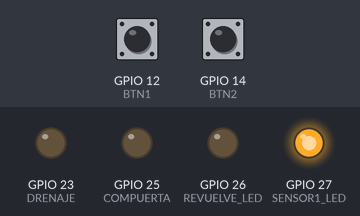
This sketch was run on a simulated ESP32. On the bench: output pins drawn as LEDs (lit = HIGH). Dashed ring = blinking. Inputs (shaded band) come from the test bench; at power-on: GPIO 12 (BTN1) HIGH, GPIO 14 (BTN2) HIGH. What the sketch prints to the serial monitor is not drawn.

Above: at 1.2 s.
1.3 s: GPIO 12 (BTN1) pulled LOW for 1 s
At 2.3 s:
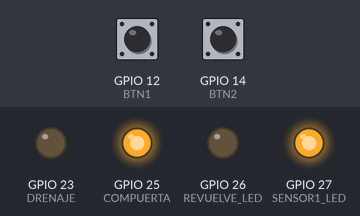
5.3 s: GPIO 14 (BTN2) pulled LOW for 1 s
At 8.1 s:
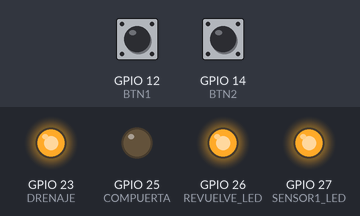
8.2 s: GPIO 14 (BTN2) pulled LOW for 3.2 s
At 10.0 s:
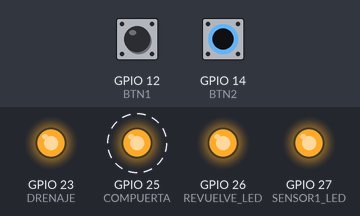
14.4 s: GPIO 12 (BTN1) pulled LOW for 3.2 s
At 21.0 s:
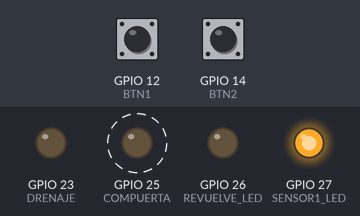
Timing chart, 0 to 21.6 s (numbered marks = the images above; inputs shaded):
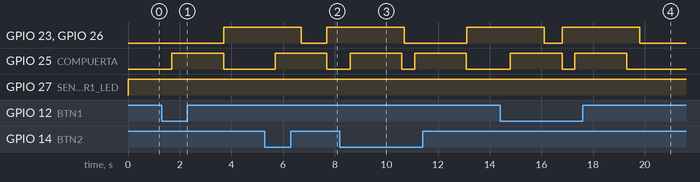

Measured:
- after the input at 1.3 s, GPIO 23 (DRENAJE), GPIO 26 (REVUELVE_LED): LOW → HIGH after 2.4 s; GPIO 25 (COMPUERTA): LOW → HIGH after 0.40 s, → LOW 2.0 s later
- after the input at 5.3 s, GPIO 25 (COMPUERTA): LOW → HIGH after 0.40 s, → LOW 2.0 s later
- after the input at 8.2 s, GPIO 25 (COMPUERTA): alternates HIGH for 2.0 s and LOW for 0.50 s, starting after 0.40 s
- after the input at 14.4 s, GPIO 25 (COMPUERTA): alternates HIGH for 2.0 s and LOW for 0.50 s, starting after 0.40 s

The sketch:

mesclador.ino
```cpp
/*
  Actividad 01 - Secuencia de mezclado

  Programa que simula un sistema de mezclado con FreeRTOS. Usa tareas para controlar
  el llenado y vaciado de una cabina según el peso medido por una báscula. Los botones
  aumentan el peso, la compuerta se abre al llegar a 100 kg y luego la cabina se drena,
  mostrando cada etapa con LEDs indicadores.
*/

//configuracion de nucleos para utilizar
#if CONFIG_FREERTOS_UNICORE
  static const BaseType_t app_cpu = 0;
#else
  static const BaseType_t app_cpu = 1;
#endif

#define BTN1 12
#define BTN2 14
#define COMPUERTA 25
#define SENSOR2 33
#define DRENAJE 23

#define REVUELVE_LED 26
#define SENSOR1_LED 27

volatile int peso = 0;
volatile int cabina = 0;

void TaskBotones(void *pvParameters) {
  for (;;) {
    if (digitalRead(BTN1) == LOW) {
      peso += 50;
      Serial.printf("Botón1 presionado. Peso = %d kg\n", peso);
      vTaskDelay(300 / portTICK_PERIOD_MS);
    }
    if (digitalRead(BTN2) == LOW) {
      peso += 50;
      Serial.printf("Botón2 presionado. Peso = %d kg\n", peso);
      vTaskDelay(300 / portTICK_PERIOD_MS);
    }
    vTaskDelay(50 / portTICK_PERIOD_MS);
  }
}

void TaskBascula(void *pvParameters) {
  for (;;) {
    if (peso >= 100) {
      Serial.println("Peso alcanzó 100 kg → Abriendo compuerta...");
      digitalWrite(COMPUERTA, HIGH);
      vTaskDelay(2000 / portTICK_PERIOD_MS);
      digitalWrite(COMPUERTA, LOW);
      Serial.println("Compuerta cerrada. Cabina llenándose...");

      cabina = 200;
      peso = 0;
    }
    vTaskDelay(100 / portTICK_PERIOD_MS);
  }
}

void TaskCabina(void *pvParameters) {
  for (;;) {
    if (cabina >= 200) {
      Serial.println("Sensor2 activado → Drenando cabina...");
      digitalWrite(REVUELVE_LED, HIGH);  // Enciende el LED de revolver
      digitalWrite(DRENAJE, HIGH);
      vTaskDelay(3000 / portTICK_PERIOD_MS);
      digitalWrite(DRENAJE, LOW);
      digitalWrite(REVUELVE_LED, LOW);   // Apaga el LED después de drenar
      cabina = 0;
      Serial.println("Cabina drenada.");
    }

    // Si la cabina está vacía, prende el sensor1_LED
    if (cabina == 0) {
      digitalWrite(SENSOR1_LED, HIGH);
    } else {
      digitalWrite(SENSOR1_LED, LOW);
    }

    vTaskDelay(100 / portTICK_PERIOD_MS);
  }
}

void setup() {
  Serial.begin(115200);

  pinMode(BTN1, INPUT);
  pinMode(BTN2, INPUT);
  pinMode(COMPUERTA, OUTPUT);
  pinMode(SENSOR2, INPUT);
  pinMode(DRENAJE, OUTPUT);
  pinMode(REVUELVE_LED, OUTPUT);
  pinMode(SENSOR1_LED, OUTPUT);

  xTaskCreate(TaskBotones, "Botones", 2048, NULL, 1, NULL);
  xTaskCreate(TaskBascula, "Bascula", 2048, NULL, 2, NULL);
  xTaskCreate(TaskCabina, "Cabina", 2048, NULL, 2, NULL);
}

void loop() {
  // No se usa en FreeRTOS
}
```
